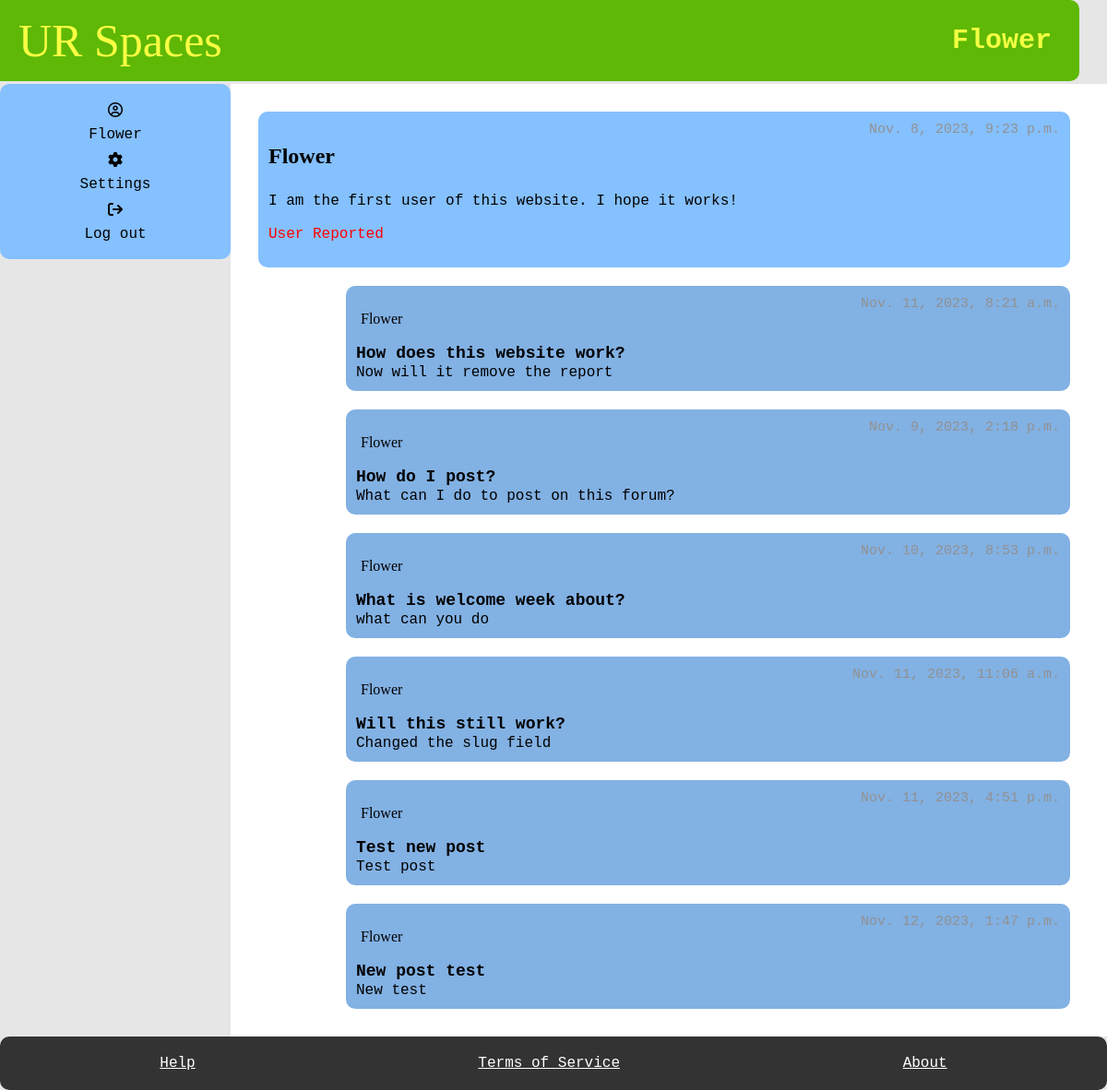
Page /user/flower/ (signed in) on the committed database.
### myapp/models.py (models this page shows, shortened)
class Student(models.Model):
    User_ID = models.ForeignKey(User, on_delete=models.CASCADE)
    bio = models.TextField(default="Please add bio in settings", blank=True)
    banned = models.BooleanField(default=False)
    avatar =ResizedImageField(size=[50, 80], quality=100, upload_to="authors", default=None, null=True, blank=True)
    reported = models.BooleanField(default=False)
    slug = models.SlugField(max_length=400, unique=True, blank=True)

class Posts(models.Model):
    User_ID = models.ForeignKey(Student, on_delete=models.CASCADE)
    SubForum_ID = models.ForeignKey(SubForum, default= 1, on_delete=models.CASCADE)
    post_name = models.TextField(max_length=400)
    contents = models.TextField()
    count_likes = models.IntegerField(default=0, blank=True, )
    locked = models.BooleanField(default=False)
    pin = models.BooleanField(default=False)
    reported = models.BooleanField(default=False)
    post_date = models.DateTimeField(auto_now_add=True)
    slug = models.SlugField(max_length=400, unique=True, blank=True)
    likes = models.ManyToManyField(User, related_name="post_like")
    def get_url(self):
        return reverse("posts", kwargs={
            "slug":self.slug
        })

### myapp/views.py (the view, shortened to what this page needs)
# urls.py: path("user/<slug>/", user, name="user"),
@login_required
def user(request, slug):
    student= get_object_or_404(Student, slug=slug)
    post = Posts.objects.filter(User_ID = student)
    user = request.user
    currentUser = User.objects.get(username = user)
    try:
        moderator = Moderator.objects.get(User_ID = currentUser)
    except:
        moderator = None
    context = {
        "student": student,
        "post": post,
        "moderator": moderator
    }
    return render(request, "user.html", context)

### myapp/templates/user.html (shortened to what this page needs)
{% extends 'base.html' %}
    {% block title %}
      <h1>{{student.User_ID.username}}</h1>
    {% endblock %}
    {% block content %}
    <main>
        <section class="box">
            <div class="post-item">
                <p class="name1"> {{student.User_ID.username}} </p>
                <span class="date"> {{student.User_ID.date_joined}}</span>
            </div>
            <div class="post-item">
              <span> {{student.bio}}</span>
            </div>
            {%if moderator is  None%}
              {%if student.reported == False%}
              <form action="." method="POST" id="reportPostForm" >
              {% csrf_token %}
              <div class="user-item">
              <input type="submit" value="Report User" class="btn2" name="reportUser_btn" onsubmit="return confirmAction(event)">
              </div>
              </form>
              {%else %}
              <div class="post-item">
              <p style="color: red">User Reported</p>
              </div>
              {% endif %}
            {% endif %}
          </section>
          {% for field in post %}
            <section class="sub-box">
                <div class="post-item">
                    <p class="name"> {{field.User_ID.User_ID.username}} </p>
                    <span class="date"> {{field.post_date}} </span>
                </div>
                <div class="post-item">
                  <a href="{{field.get_url}}" class="item2"> {{field.post_name}}  </a>
                  </div>
                  <div class="post-item">
                    <span> {{field.contents}} </span>
                  </div>
            </section>
            {% endfor %}
    </main>
    {% endblock %}

### myapp/templates/base.html (shortened to what this page needs)
{%load static%}
<!DOCTYPE html>
<html lang="en">
    <head>
        <link rel="stylesheet" href="{%static 'style.css' %}"/>
    </head>
  <body>
    <div id="container">
        <header>
          <a href="{% url 'index' %}" class="title">UR Spaces</a>
          {% block title %}
          {% endblock %}
        </header>
        <aside id="aside">
          <div class="user-panel">
            <i class="fa-regular fa-circle-user"></i><a href="{% url 'profile' %}"> {{request.user.username}} </a>
            {% if request.user.is_staff%}
            <i class="fa-solid fa-file-lines"></i><a href="{% url 'report' %}"> Reports </a>
            {%else%}
            <i class="fa-solid fa-gear"></i><a href="{% url 'setting' %}"> Settings </a>
            {% endif %}
            <i class="fa-solid fa-arrow-right-from-bracket"></i><a href="{% url 'logout' %}">Log out </a>
          </div>
        </aside>
    {% block content %}
    {% endblock %}
    <footer>
        <a href="{% url 'help' %}" id="footer_link">Help</a>
        <a href="{% url 'service' %}" id="footer_link">Terms of Service</a>
        <a href="{% url 'about' %}" id="footer_link">About</a>
      </footer>
    </div>
  </body>
</html>

### myapp/static/style.css (style rules this page uses)
body { font-family: monospace; font-size: 16px; background-color: #e6e6e6; margin: 0; padding: 0; }
#container { display: grid; grid-template-areas: "header header" ". ." "aside main" "footer footer"; grid-template-rows: auto 3px 1fr auto; grid-template-columns: 250px 1fr; min-height: 100vh; }
header { grid-area: header; display: flex; justify-content: space-between; align-items: center; padding: 15px 30px; background-color: #5eb805; border-radius: 10px; position: relative; left: -30px; }
header .title { font-size: 50px; color: #f2ff42; text-decoration: none; font-family: 'Brush Script MT', Brush Script Std, cursive; position: relative; left: 20px; }
header h1 { font-size: 30px; margin: 0; color: #f2ff42 }
#aside { grid-area: aside; padding: 20px 20px; background-color: #85c0ff; height: 150px; display: flex; flex-direction: column; align-items: center; gap: 10px; border-radius: 10px; }
.user-panel { width: 100%; display: flex; flex-direction: column; align-items: center; gap: 10px; }
main { grid-area: main; background-color: white; padding: 20px; padding-right: 30px; }
.post-item { display: flex; justify-content: space-between; border-radius: 10px; padding: 1px; }
.name { font-family: cursive; margin-left: 5px; }
.name1 { font-family: Harrington, fantasy; font-weight: bold; font-size: x-large; }
.date { font-size: 15px; color: rgb(146, 145, 145); }
.item2 { font-weight: bold; font-size: 18px; }
.box { display: flex; flex-direction: column; border-radius: 10px; padding: 10px; margin: 10px; background-color: #85c0ff; }
.sub-box { width: 85%; float: right; display: flex; flex-direction: column; border-radius: 10px; padding: 10px; margin: 10px; background-color: #82b1e3; }
footer { grid-area: footer; background-color: #333; padding: 20px; display: flex; justify-content: space-around; border-radius: 10px; }
#footer_link { color: white; text-decoration: underline;; font-size: 16px; }
a:link { color: #000000; text-decoration: none; }
a.title:link { text-decoration: none; color: #fafd44; }

### rows in the picture
Student: User_ID.username "Flower", User_ID.date_joined "Nov. 8, 2023, 9:23 p.m.", bio "I am the first user of this website. I hope it works!"
Posts: User_ID.User_ID.username "Flower", post_date "Nov. 11, 2023, 8:21 a.m.", post_name "How does this website work?", contents "Now will it remove the report"
Posts: User_ID.User_ID.username "Flower", post_date "Nov. 9, 2023, 2:18 p.m.", post_name "How do I post?", contents "What can I do to post on this forum?"
Posts: User_ID.User_ID.username "Flower", post_date "Nov. 10, 2023, 8:53 p.m.", post_name "What is welcome week about?", contents "what can you do"
Posts: User_ID.User_ID.username "Flower", post_date "Nov. 11, 2023, 11:06 a.m.", post_name "Will this still work?", contents "Changed the slug field"
Posts: User_ID.User_ID.username "Flower", post_date "Nov. 11, 2023, 4:51 p.m.", post_name "Test new post", contents "Test post"
Posts: User_ID.User_ID.username "Flower", post_date "Nov. 12, 2023, 1:47 p.m.", post_name "New post test", contents "New test"

### other values in the picture
{{ request.user.username }} "Flower"
